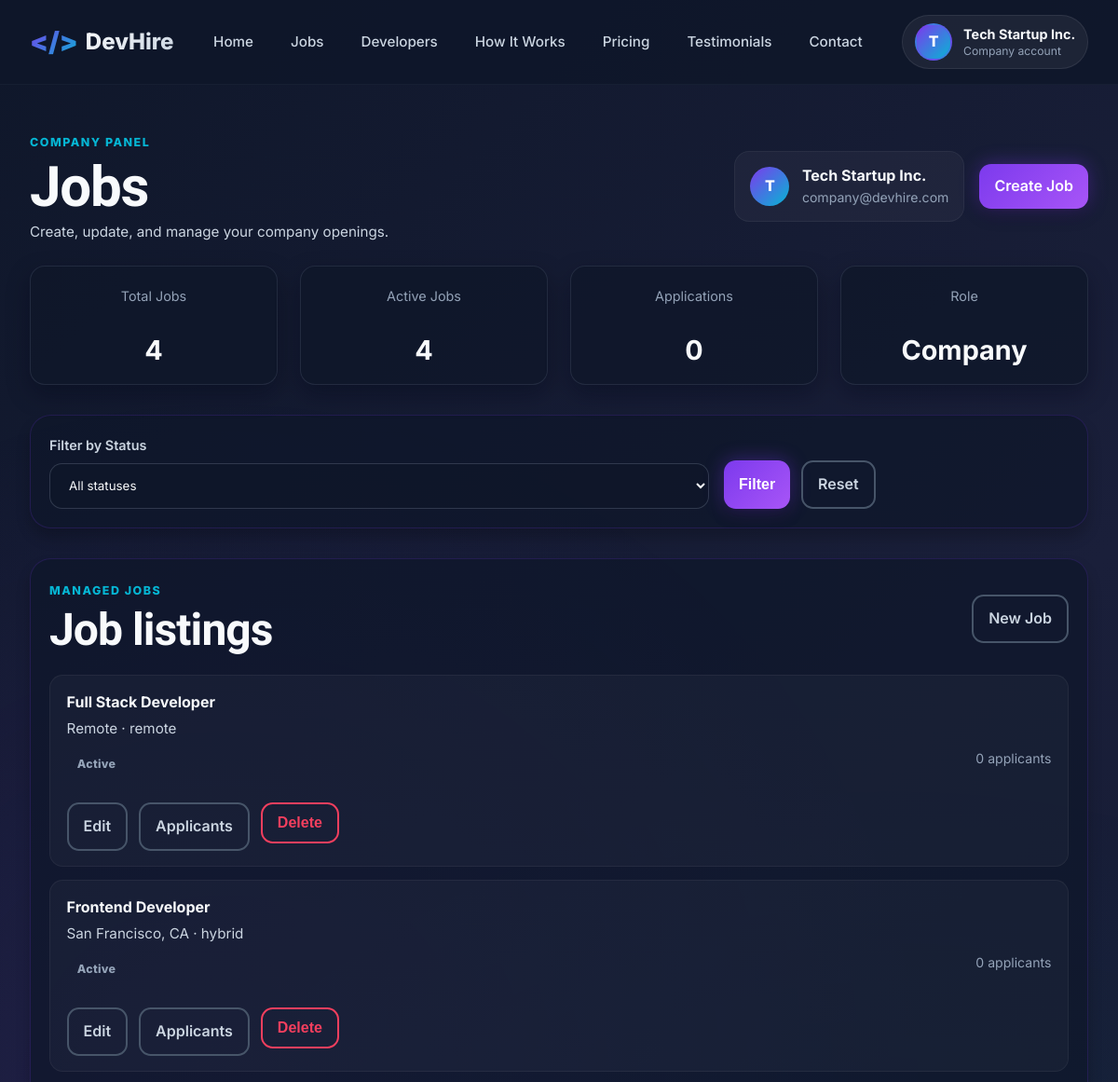
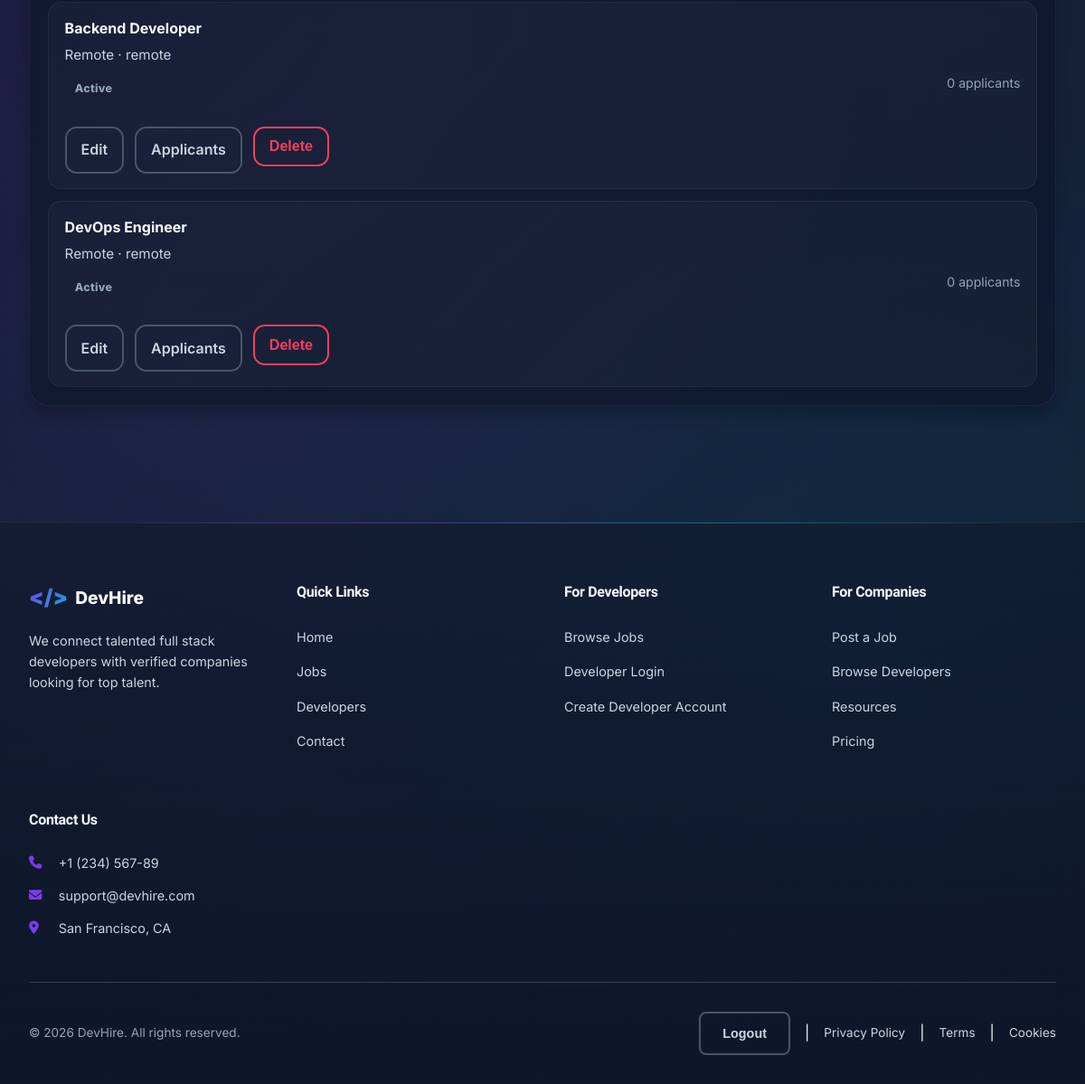
The app's page /company/jobs.php (signed in) with its own data (2 pictures, top to bottom).
### tables this page shows
CREATE TABLE jobs (
    id INT PRIMARY KEY AUTO_INCREMENT,
    title VARCHAR(255) NOT NULL,
    company_id INT NOT NULL,
    description LONGTEXT NOT NULL,
    requirements LONGTEXT NOT NULL,
    salary_min INT DEFAULT NULL,
    salary_max INT DEFAULT NULL,
    experience_level VARCHAR(50) DEFAULT NULL,
    job_type ENUM('full-time', 'part-time', 'contract', 'freelance') NOT NULL DEFAULT 'full-time',
    work_mode ENUM('remote', 'hybrid', 'on-site') NOT NULL DEFAULT 'remote',
    location VARCHAR(255) DEFAULT NULL,
    tech_stack LONGTEXT DEFAULT NULL,
    applications_count INT NOT NULL DEFAULT 0,
    status ENUM('active', 'inactive', 'closed') NOT NULL DEFAULT 'active',
    featured BOOLEAN NOT NULL DEFAULT FALSE,
    created_at TIMESTAMP NOT NULL DEFAULT CURRENT_TIMESTAMP,
    updated_at TIMESTAMP NOT NULL DEFAULT CURRENT_TIMESTAMP ON UPDATE CURRENT_TIMESTAMP,
    CONSTRAINT fk_jobs_company FOREIGN KEY (company_id) REFERENCES users(id) ON DELETE CASCADE,
    INDEX idx_status (status),
    INDEX idx_company (company_id),
    INDEX idx_featured (featured),
    FULLTEXT INDEX ft_title_description (title, description)
);

### company/jobs.php (the view, shortened to what this page needs)
<?php
require_once __DIR__ . '/middleware.php';
$companyId = currentCompanyId();
$companyName = currentUserName();
$companyEmail = currentUserEmail();
$whereSql = '';
$params = [$companyId];
$types = 'i';
$statsStmt = $conn->prepare('SELECT COUNT(*) AS total FROM jobs WHERE company_id = ?');
$statsStmt->bind_param('i', $companyId);
$statsStmt->execute();
$totalJobs = (int) ($statsStmt->get_result()->fetch_assoc()['total'] ?? 0);
$activeJobsStmt = $conn->prepare("SELECT COUNT(*) AS total FROM jobs WHERE company_id = ? AND status = 'active'");
$activeJobsStmt->bind_param('i', $companyId);
$activeJobsStmt->execute();
$activeJobs = (int) ($activeJobsStmt->get_result()->fetch_assoc()['total'] ?? 0);
$applicationsStmt = $conn->prepare('SELECT COUNT(*) AS total FROM applications a INNER JOIN jobs j ON j.id = a.job_id WHERE j.company_id = ?');
$applicationsStmt->bind_param('i', $companyId);
$applicationsStmt->execute();
$totalApplications = (int) ($applicationsStmt->get_result()->fetch_assoc()['total'] ?? 0);
$jobsSql = 'SELECT id, title, location, job_type, work_mode, status, featured, applications_count, created_at FROM jobs WHERE company_id = ?' . $whereSql . ' ORDER BY created_at DESC';
$jobsStmt = $conn->prepare($jobsSql);
$jobsStmt->bind_param($types, ...$params);
$jobsStmt->execute();
$jobs = $jobsStmt->get_result()->fetch_all(MYSQLI_ASSOC);
include '../includes/header.php';
include '../includes/navbar.php';
?>
<section class="admin-shell">
	<div class="admin-hero">
		<div>
			<span class="eyebrow">Company Panel</span>
			<h1>Jobs</h1>
			<p>Create, update, and manage your company openings.</p>
		</div>
		<div class="admin-hero-actions">
			<div class="admin-user-summary">
				<div class="admin-user-avatar"><?= htmlspecialchars(strtoupper(substr($companyName, 0, 1)), ENT_QUOTES, 'UTF-8') ?></div>
				<div>
					<strong><?= htmlspecialchars($companyName, ENT_QUOTES, 'UTF-8') ?></strong>
					<span><?= htmlspecialchars($companyEmail, ENT_QUOTES, 'UTF-8') ?></span>
				</div>
			</div>
			<a class="btn-primary btn-inline" href="<?= appUrl('company/create-job.php') ?>">Create Job</a>
		</div>
	</div>
	<div class="dashboard-grid stats-grid-4">
		<article class="stat-card"><span>Total Jobs</span><strong><?= number_format($totalJobs) ?></strong></article>
		<article class="stat-card"><span>Active Jobs</span><strong><?= number_format($activeJobs) ?></strong></article>
		<article class="stat-card"><span>Applications</span><strong><?= number_format($totalApplications) ?></strong></article>
		<article class="stat-card"><span>Role</span><strong>Company</strong></article>
	</div>
	<form class="dashboard-filters panel-top-spacing" method="GET">
		<div class="form-group">
			<label for="status">Filter by Status</label>
			<select id="status" name="status">
				<option value="">All statuses</option>
			</select>
		</div>
		<div class="dashboard-filter-actions">
			<button type="submit" class="btn-primary btn-inline">Filter</button>
			<a href="<?= appUrl('company/jobs.php') ?>" class="btn-secondary btn-inline">Reset</a>
		</div>
	</form>
	<section class="panel panel-top-spacing">
		<div class="panel-header">
			<div>
				<span class="eyebrow">Managed Jobs</span>
				<h2>Job listings</h2>
			</div>
			<a href="<?= appUrl('company/create-job.php') ?>" class="btn-secondary btn-inline">New Job</a>
		</div>
		<?php if (!empty($jobs)): ?>
			<div class="profile-list">
				<?php foreach ($jobs as $job): ?>
					<article class="profile-item-card">
						<div>
							<strong><?= htmlspecialchars($job['title'] ?? 'Untitled job', ENT_QUOTES, 'UTF-8') ?></strong>
							<p><?= htmlspecialchars($job['location'] ?? 'Remote', ENT_QUOTES, 'UTF-8') ?> &middot; <?= htmlspecialchars($job['work_mode'] ?? 'remote', ENT_QUOTES, 'UTF-8') ?></p>
						</div>
						<div class="profile-item-meta">
							<span class="status-badge status-<?= htmlspecialchars($job['status'] ?? 'active', ENT_QUOTES, 'UTF-8') ?>"><?= htmlspecialchars(ucfirst($job['status'] ?? 'active'), ENT_QUOTES, 'UTF-8') ?></span>
							<span><?= number_format((int) ($job['applications_count'] ?? 0)) ?> applicants</span>
						</div>
						<div class="row-actions row-actions-spaced">
							<a href="<?= appUrl('company/create-job.php?id=' . (int) $job['id']) ?>" class="btn-secondary btn-inline">Edit</a>
							<a href="<?= appUrl('company/applicants.php?job_id=' . (int) $job['id']) ?>" class="btn-secondary btn-inline">Applicants</a>
							<form method="POST" class="inline-form" onsubmit="return confirm('Delete this job?');">
								<button type="submit" class="btn-secondary btn-inline btn-inline-danger">Delete</button>
							</form>
						</div>
					</article>
				<?php endforeach; ?>
			</div>
		<?php else: ?>
			<div class="empty-state">No jobs match this filter yet.</div>
		<?php endif; ?>
	</section>
</section>
<?php include '../includes/footer.php'; ?>

### records on screen
jobs: title "Full Stack Developer", location "Remote", work_mode "remote", status "Active", applications_count "0"
jobs: title "Frontend Developer", location "San Francisco, CA", work_mode "hybrid", status "Active", applications_count "0"
jobs: title "Backend Developer", location "Remote", work_mode "remote", status "Active", applications_count "0"
jobs: title "DevOps Engineer", location "Remote", work_mode "remote", status "Active", applications_count "0"

### other values on screen
substr($displayName, 0, 1) "T"
$displayName "Tech Startup Inc."
roleLabel($currentRole) "Company"
substr($companyName, 0, 1) "T"
$companyName "Tech Startup Inc."
$companyEmail "company@devhire.com"
$totalJobs "4"
$activeJobs "4"
$totalApplications "0"
substr(CONTACT_PHONE, 0, 15) "+1 (234) 567-89"
CONTACT_SUPPORT_EMAIL "support@devhire.com"
$label "Logout"
